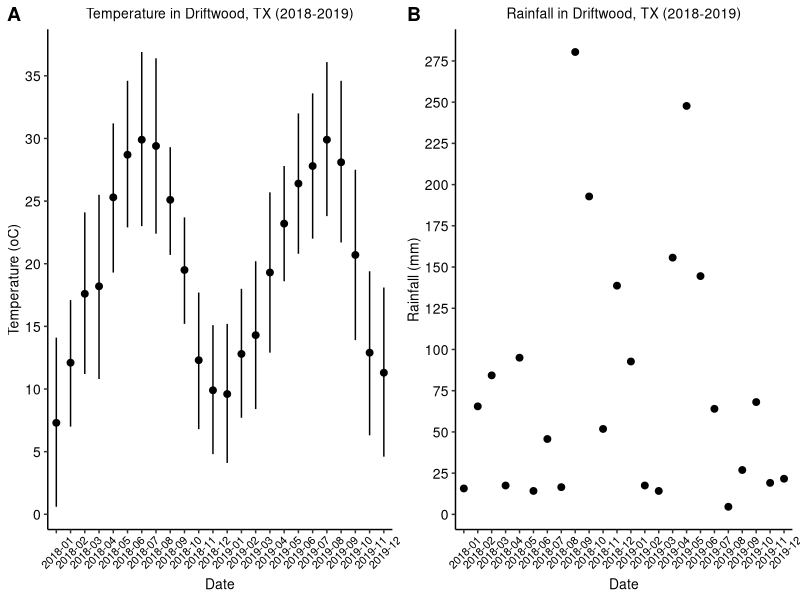

R code for this plot:
## ---- chunk 1
knitr::opts_chunk$set(echo = TRUE)
library(ggplot2)
library(cowplot)
## ---- chunk 2
dw_climate <- read.table("tables/climate_data_dw.txt", header = T)

# Organize:
dw_climate$Date <- factor(dw_climate$Date, levels = c("2018-01","2018-02","2018-03","2018-04","2018-05","2018-06","2018-07","2018-08","2018-09","2018-10","2018-11","2018-12","2019-01","2019-02","2019-03","2019-04","2019-05","2019-06","2019-07","2019-08","2019-09","2019-10","2019-11","2019-12"))

#Temperature:
dw_temperature <- ggplot(dw_climate, aes(x=Date, y=Temp_average)) +
  geom_point(size = 2, position = position_dodge(width = 0.2)) +
  geom_errorbar(aes(ymin=Temp_min, ymax=Temp_max), size = 0.5, width = 0, position = position_dodge(width = 0.2)) +
  theme_classic() +
  scale_y_continuous(breaks = c(0,5,10,15,20,25,30,35,40)) +
  ggtitle("Temperature in Driftwood, TX (2018-2019)") +
  theme(plot.title = element_text(face = "plain", size = 10, hjust = 0.5)) +
  theme(axis.text.x = element_text(color = "black", size = 8, angle = 45, vjust = 0.6),
        axis.text.y = element_text(color = "black", size = 10)) +
  theme(axis.title.x = element_text(size = 10),
        axis.title.y = element_text(size = 10)) +
  ylab(bquote("Temperature (oC)")) +
  theme(legend.position = "none")

#Precipitation:
dw_precipitation <- ggplot(dw_climate, aes(x=Date, y=Precipitation)) +
  geom_point(size = 2, position = position_dodge(width = 0.2)) +
  theme_classic() +
  scale_y_continuous(breaks = c(0,25,50,75,100,125,150,175,200,225,250,275,300)) +
  ggtitle("Rainfall in Driftwood, TX (2018-2019)") +
  theme(plot.title = element_text(face = "plain", size = 10, hjust = 0.5)) +
  theme(axis.text.x = element_text(color = "black", size = 8, angle = 45, vjust = 0.6),
        axis.text.y = element_text(color = "black", size = 10)) +
  theme(axis.title.x = element_text(size = 10),
        axis.title.y = element_text(size = 10)) +
  ylab(bquote("Rainfall (mm)")) +
  theme(legend.position = "none")

### Plotting data:
plot_grid(dw_temperature, dw_precipitation, labels = "AUTO")
